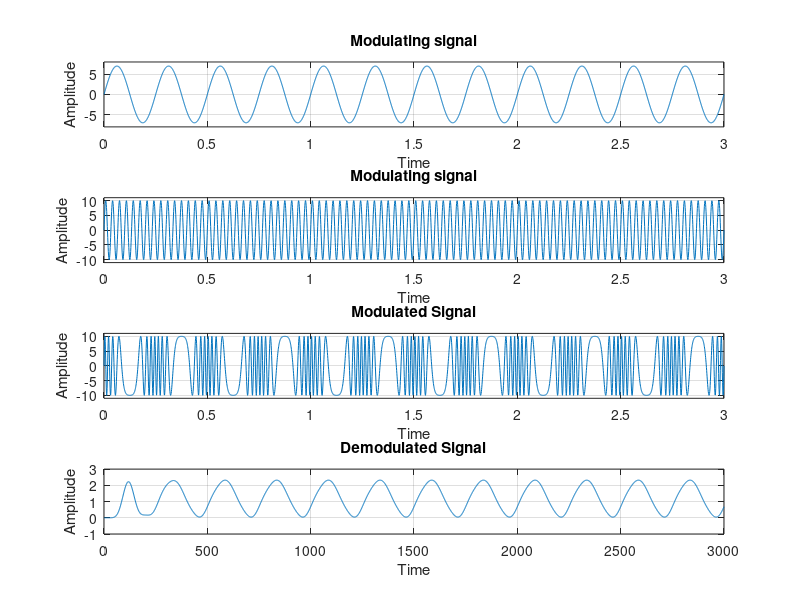

Here is the MATLAB script that generated this plot:
clc;
close all;
clear all;

%modulating signal
fm = 4;
am = 7;
t = 0 : 0.001 : 3;
msg = am .* sin (2 * pi * fm * t);
subplot(4,1,1);
plot(t, msg);
title('Message Signal');
axis([0, 3, -am-1, am+1]);
title('Modulating signal');
xlabel('Time');
ylabel('Amplitude');
grid on;

%career signal
fc = 30;
ac = 10;
carrier = ac .* sin (2 * pi * fc * t);
subplot(4, 1, 2);
plot(t, carrier);
title('Carrier Signal');
axis([0, 3, -ac-1, ac+1]);
title('Modulating signal');
xlabel('Time');
ylabel('Amplitude');
grid on;

%modulated signal
modulated_signal = ac * sin (2 * pi * fc * t + msg); %Frequency changing w.r.t Message
subplot(4,1,3);
plot(t, modulated_signal);
axis([0, 3, -ac-1, ac+1]);
title('Modulated Signal');
xlabel('Time');
ylabel('Amplitude');
grid on;

%demodulated signal (Butterworth Filter)
x = abs(diff(modulated_signal));
filterOrder = 10;  
cutoffFrequency = 0.025; % Cutoff frequency (normalized)
[a, b] = butter(filterOrder, cutoffFrequency);
demodulated_signal = filter(a, b, x);
subplot(4, 1, 4);
plot(demodulated_signal);
title('Demodulated Signal');
xlabel('Time');
ylabel('Amplitude');
ylim([-1,3]);
grid on;

